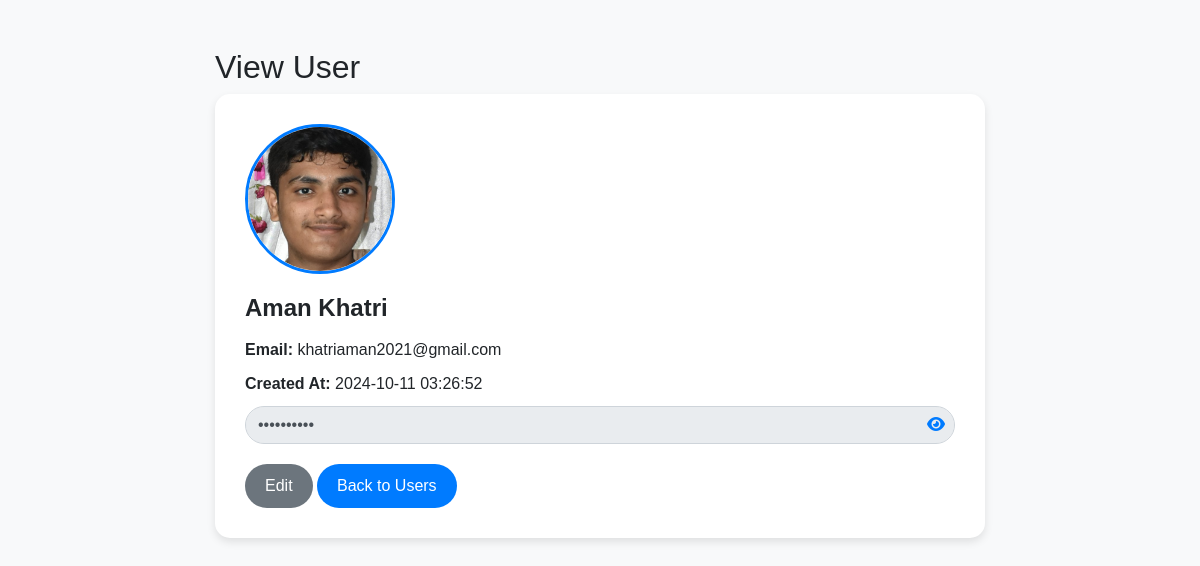
The page /Admin/view_user.php?id=19 (signed in) on the database its author committed.
### tables this page shows
CREATE TABLE IF NOT EXISTS `users` (
  `id` int NOT NULL AUTO_INCREMENT,
  `first_name` varchar(100) NOT NULL,
  `last_name` varchar(100) NOT NULL,
  `email` varchar(100) NOT NULL,
  `password` varchar(255) NOT NULL,
  `profile_image` varchar(255) DEFAULT NULL,
  `created_at` timestamp NULL DEFAULT CURRENT_TIMESTAMP,
  PRIMARY KEY (`id`),
  UNIQUE KEY `email` (`email`)
);

### Admin/view_user.php (the view, shortened to what this page needs)
<?php
require_once "config.php";
if (isset($_GET['id']) && is_numeric($_GET['id'])) {
    $sql = "SELECT id, first_name, last_name, email, password, profile_image, created_at FROM users WHERE id = ?";
    if ($stmt = mysqli_prepare($link, $sql)) {
        mysqli_stmt_bind_param($stmt, "i", $param_id);
        if (mysqli_stmt_execute($stmt)) {
            $result = mysqli_stmt_get_result($stmt);
            if (mysqli_num_rows($result) == 1) {
                $user = mysqli_fetch_assoc($result);
            } else {
                header("location: users.php");
                exit;
            }
        } else {
            echo "Something went wrong. Please try again later.";
        }
    }
} else {
    header("location: users.php");
    exit;
}
?>
<!DOCTYPE html>
<html lang="en">
<head>
    <link rel="stylesheet" href="https://stackpath.bootstrapcdn.com/bootstrap/4.5.2/css/bootstrap.min.css">
    <link rel="stylesheet" href="https://cdnjs.cloudflare.com/ajax/libs/font-awesome/5.15.4/css/all.min.css">
</head>
<body>
    <div class="container mt-5">
        <h2>View User</h2>
        <div class="card">
            <div class="card-body">
                <div class="text-left">
                    <?php if (!empty($user['profile_image'])): ?>
                        <img src="../user/uploads/<?php echo $user['profile_image']; ?>" class="user-image" alt="User Image">
                    <?php else: ?>
                        <img src="images (1).png" class="user-image" alt="Default Image">
                    <?php endif; ?>
                </div>
                <h5 class="card-title"><?php echo $user['first_name'] . " " . $user['last_name']; ?></h5>
                <p class="card-text"><strong>Email:</strong> <?php echo $user['email']; ?></p>
                <p class="card-text"><strong>Created At:</strong> <?php echo $user['created_at']; ?></p>
                <div class="password-container">
                    <input type="password" id="password" class="form-control" value="<?php echo htmlspecialchars($user['password']); ?>" readonly>
                    <span class="eye-icon" onclick="togglePassword()">
                        <i class="fas fa-eye"></i>
                    </span>
                </div>
                <a href="edit_user.php?id=<?php echo $user['id']; ?>" class="btn btn-secondary">Edit</a>
                <a href="users.php" class="btn btn-primary">Back to Users</a>
            </div>
        </div>
    </div>
</body>
</html>

### Admin/view_user.php (style rules this page uses)
body { background-color: #f8f9fa; font-family: Arial, sans-serif; }
.container { max-width: 800px; margin-top: 50px; }
.card { border: none; border-radius: 15px; box-shadow: 0 4px 8px rgba(0, 0, 0, 0.1); }
.card-body { padding: 30px; }
.user-image { width: 150px; height: 150px; border-radius: 50%; object-fit: cover; margin-bottom: 20px; border: 3px solid #007bff; }
.card-title { font-size: 24px; font-weight: bold; margin-bottom: 15px; }
.card-text { font-size: 16px; margin-bottom: 10px; }
.password-container { position: relative; margin-bottom: 20px; }
.password-container input { padding-right: 40px; border-radius: 25px; border: 1px solid #ced4da; }
.password-container .eye-icon { position: absolute; right: 10px; top: 50%; transform: translateY(-50%); cursor: pointer; color: #007bff; }
.btn { border-radius: 25px; padding: 10px 20px; font-size: 16px; }
.btn-secondary { background-color: #6c757d; border: none; }
.btn-primary { background-color: #007bff; border: none; }

### rows shown on the page
users: profile_image (picture), first_name "Aman", last_name "Khatri", email "khatriaman2021@gmail.com", created_at "2024-10-11 03:26:52"
